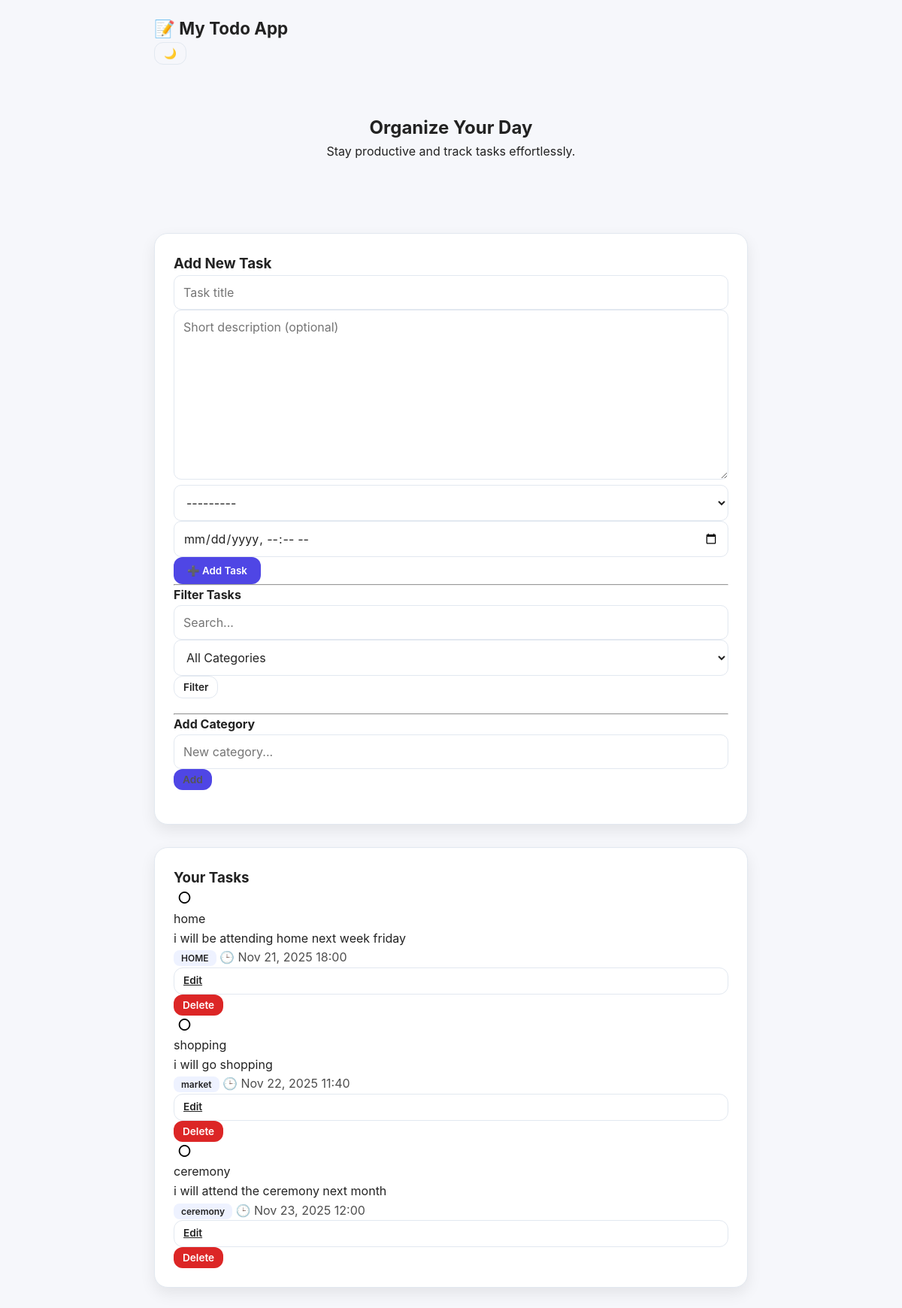
The app's page /, older data.
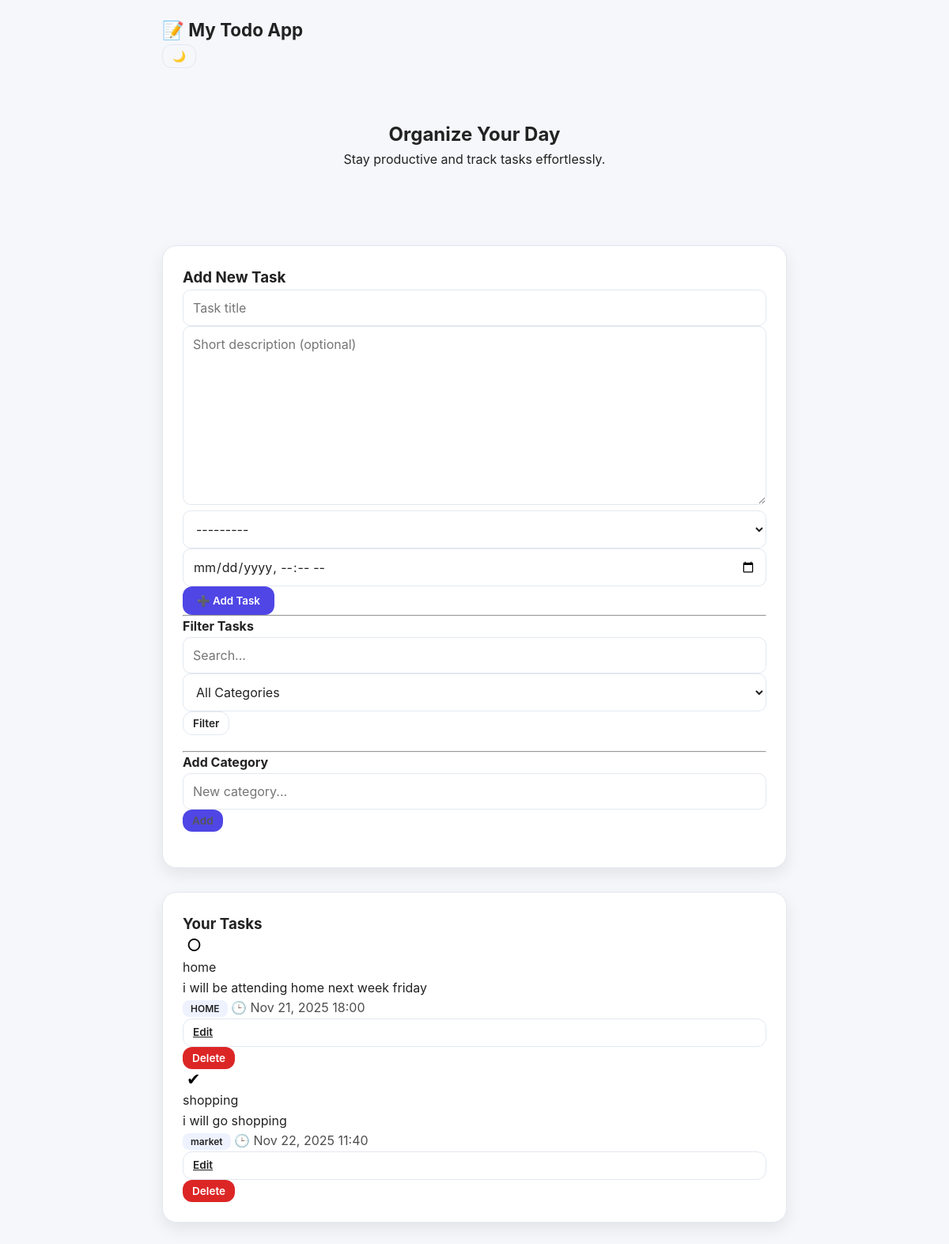
The same page, newer data.
### todo/models.py (models this page shows, shortened)
class Task(models.Model):
    title = models.CharField(max_length=255)
    description = models.TextField(blank=True)
    category = models.ForeignKey(Category, null=True, blank=True, on_delete=models.SET_NULL, related_name='tasks')
    completed = models.BooleanField(default=False)
    due_date = models.DateTimeField(null=True, blank=True)
    created_at = models.DateTimeField(auto_now_add=True)
    updated_at = models.DateTimeField(auto_now=True)
    class Meta:
        ordering = ['completed', 'due_date', '-created_at']

class Category(models.Model):
    name = models.CharField(max_length=50, unique=True)
    class Meta:
        ordering = ['name']
    def __str__(self):
        return self.name

### todo/views.py (the view)
# urls.py: path('', views.index, name='home'),
def index(request):
    q = request.GET.get('q', '')
    category = request.GET.get('category', '')
    tasks = Task.objects.all()
    if q:
        tasks = tasks.filter(title__icontains=q)
    if category:
        tasks = tasks.filter(category__id=category)
    categories = Category.objects.all().order_by('name')
    if request.method == "POST":
        form = TaskForm(request.POST)
        if form.is_valid():
            form.save()
            return redirect('home')
    else:
        form = TaskForm()
    context = {
        'tasks': tasks,
        'form': form,
        'categories': categories,
        'q': q,
        'current_category': category,
    }
    return render(request, 'index.html', context)

### todo/forms.py
class TaskForm(forms.ModelForm):
    class Meta:
        model = Task
        fields = ['title', 'description', 'category', 'due_date']
        widgets = {
            'title': forms.TextInput(attrs={
                'placeholder': 'Task title',
                'class': 'input'
            }),
            'description': forms.Textarea(attrs={
                'placeholder': 'Short description (optional)',
                'class': 'textarea'
            }),
            'category': forms.Select(attrs={
                'class': 'select'
            }),
            'due_date': forms.DateTimeInput(attrs={
                'placeholder': 'YYYY-MM-DD HH:MM',
                'type': 'datetime-local',
                'class': 'input'
            }),
        }

### todo/templates/index.html (shortened to what this page needs)
{% load static %}
<!DOCTYPE html>
<html lang="en" data-theme="light">
<head>
  <link rel="stylesheet" href="{% static 'styles.css' %}">
</head>
<body>
  <header class="navbar">
    <div class="container nav-content">
      <h1 class="logo">📝 My Todo App</h1>
      <button id="theme-toggle" class="btn small ghost">🌙</button>
    </div>
  </header>
  <section class="hero container fade-in">
    <h2>Organize Your Day</h2>
    <p>Stay productive and track tasks effortlessly.</p>
  </section>
  <main class="container main-grid fade-in">
    <section class="card modern-card">
      <h3>Add New Task</h3>
      <form method="POST" class="form">
        {{ form.title }}
        {{ form.description }}
        {{ form.category }}
        {{ form.due_date }}
        <button class="btn full">➕ Add Task</button>
      </form>
      <hr class="divider">
      <h4>Filter Tasks</h4>
      <form method="GET" class="filter-form form">
        <input name="q" placeholder="Search..." value="{{ q }}" class="input">
        <select name="category" class="select">
          <option value="">All Categories</option>
        </select>
        <button class="btn small ghost">Filter</button>
      </form>
      <hr class="divider">
      <h4>Add Category</h4>
      <form method="POST" action="{% url 'add_category' %}" class="add-category-form form">
        <input name="name" placeholder="New category..." class="input">
        <button class="btn small">Add</button>
      </form>
    </section>
    <section class="card modern-card">
      <h3>Your Tasks</h3>
      <ul class="task-list">
        {% for task in tasks %}
        <li class="task-item {% if task.completed %}done{% endif %}">
          <div class="task-left">
            <form method="POST" action="{% url 'toggle' task.id %}">
              <button class="checkbox">
                {% if task.completed %}✔{% else %}○{% endif %}
              </button>
            </form>
            <div class="task-meta">
              <div class="task-title">{{ task.title }}</div>
              {% if task.description %}
              <div class="task-desc">{{ task.description|linebreaksbr }}</div>
              {% endif %}
              <div class="task-info">
                {% if task.category %}
                <span class="chip">{{ task.category.name }}</span>
                {% endif %}
                {% if task.due_date %}
                <span class="due">🕒 {{ task.due_date|date:"M j, Y H:i" }}</span>
                {% endif %}
              </div>
            </div>
          </div>
          <div class="task-actions">
            <a href="{% url 'edit' task.id %}" class="btn ghost small">Edit</a>
            <form method="POST" action="{% url 'delete' task.id %}">
              <button class="btn danger small">Delete</button>
            </form>
          </div>
        </li>
        {% empty %}
        <p class="empty">✨ No tasks yet — Add one above!</p>
        {% endfor %}
      </ul>
    </section>
  </main>
</body>
</html>

Row changes from the older to the newer data that the page shows:
removed Task: title "ceremony", description "i will attend the ceremony next month", category.name "ceremony", due_date "Nov 23, 2025 12:00"
changed Task "shopping": completed "○" → "✔"
